Frame 1 (no input): blank canvas, image omitted
Frame 60 (no input): blank canvas, image omitted
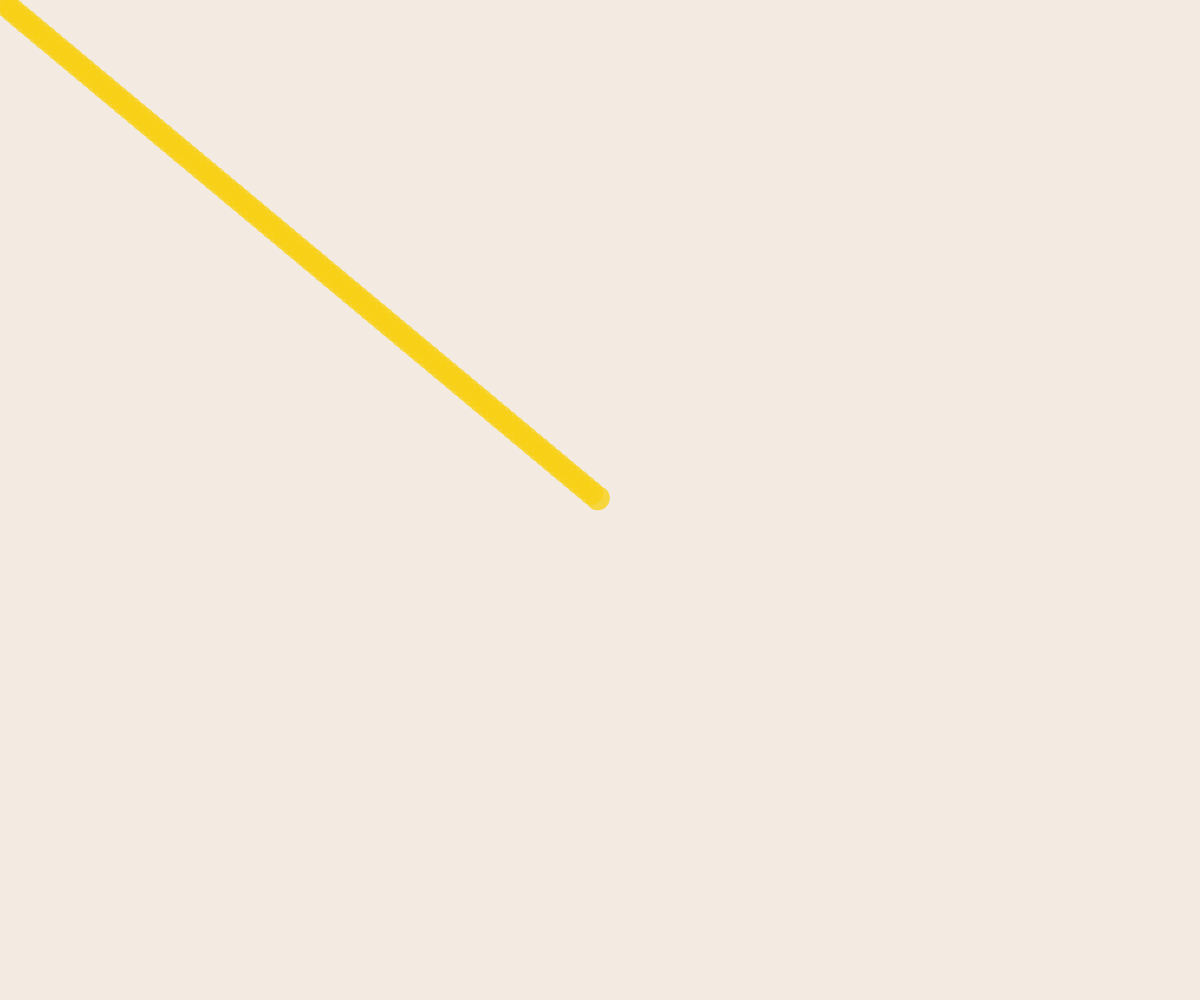
Frame 120 (the mouse pressed at the canvas centre since frame 60)

The p5.js sketch whose frames 1 and 60 were blank and that drew this single picture after the mouse press (run headless with seeded random() and noise() and a simulated clock; from frame 60 on, the mouse is pressed at the canvas centre):

// p5.js sketch
// ── sketch.js
let prevMouseX, prevMouseY;
let graphics;
function setup() {
  createCanvas(windowWidth, windowHeight);
  graphics = createGraphics(width, height);
  graphics.clear;
  background(243, 235, 226);
  noStroke();
  noCursor();
  prevMouseX = mouseX;
  prevMouseY = mouseY;
}

function draw() {
  // Verificar si el mouse está en movimiento
  if (mouseX !== prevMouseX || mouseY !== prevMouseY) {
    let brushSize = random(22, 25);
    let brushColor = color(247, 208, 20, random(200, 220));
    fill(brushColor);
    let distance = dist(mouseX, mouseY, prevMouseX, prevMouseY);
    let steps = distance / brushSize + 60;
    let stepX = (mouseX - prevMouseX) / steps;
    let stepY = (mouseY - prevMouseY) / steps;
    for (let i = 0; i < steps; i++) {
      ellipse(prevMouseX + stepX * i, prevMouseY + stepY * i, brushSize, brushSize);
    }
    // Actualizar la posición anterior del mouse
    prevMouseX = mouseX;
    prevMouseY = mouseY;
  }
  image(graphics, 0, 0);
}
